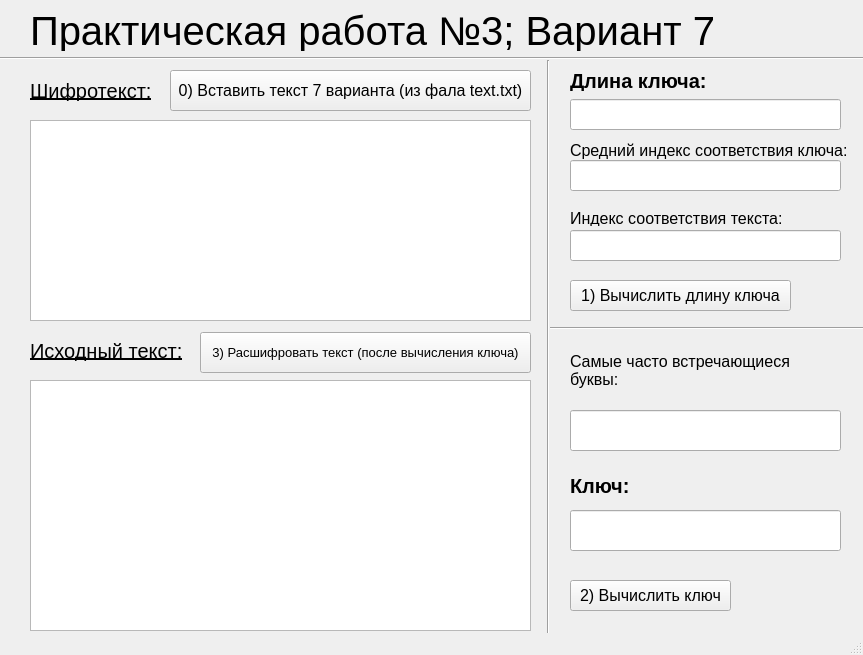
<?xml version="1.0" encoding="UTF-8"?>
<ui version="4.0">
 <class>MainWindow</class>
 <widget class="QMainWindow" name="MainWindow">
  <property name="geometry">
   <rect>
    <x>0</x>
    <y>0</y>
    <width>863</width>
    <height>655</height>
   </rect>
  </property>
  <property name="windowTitle">
   <string>MainWindow</string>
  </property>
  <widget class="QWidget" name="centralwidget">
   <widget class="QPushButton" name="pushButtonCalcKeyLength">
    <property name="geometry">
     <rect>
      <x>570</x>
      <y>280</y>
      <width>221</width>
      <height>31</height>
     </rect>
    </property>
    <property name="font">
     <font>
      <pointsize>12</pointsize>
     </font>
    </property>
    <property name="text">
     <string>1) Вычислить длину ключа</string>
    </property>
   </widget>
   <widget class="QPushButton" name="pushButtonEnterText">
    <property name="geometry">
     <rect>
      <x>170</x>
      <y>70</y>
      <width>361</width>
      <height>41</height>
     </rect>
    </property>
    <property name="font">
     <font>
      <pointsize>12</pointsize>
     </font>
    </property>
    <property name="text">
     <string>0) Вставить текст 7 варианта (из фала text.txt)</string>
    </property>
   </widget>
   <widget class="QTextEdit" name="textEdit">
    <property name="geometry">
     <rect>
      <x>30</x>
      <y>120</y>
      <width>501</width>
      <height>201</height>
     </rect>
    </property>
   </widget>
   <widget class="QLabel" name="label">
    <property name="geometry">
     <rect>
      <x>30</x>
      <y>10</y>
      <width>741</width>
      <height>41</height>
     </rect>
    </property>
    <property name="font">
     <font>
      <pointsize>30</pointsize>
     </font>
    </property>
    <property name="text">
     <string>Практическая работа №3; Вариант 7</string>
    </property>
   </widget>
   <widget class="QLabel" name="label_2">
    <property name="geometry">
     <rect>
      <x>30</x>
      <y>80</y>
      <width>161</width>
      <height>21</height>
     </rect>
    </property>
    <property name="font">
     <font>
      <pointsize>15</pointsize>
      <weight>50</weight>
      <italic>false</italic>
      <bold>false</bold>
      <underline>true</underline>
      <strikeout>false</strikeout>
     </font>
    </property>
    <property name="text">
     <string>Шифротекст:</string>
    </property>
   </widget>
   <widget class="Line" name="line">
    <property name="geometry">
     <rect>
      <x>0</x>
      <y>50</y>
      <width>871</width>
      <height>16</height>
     </rect>
    </property>
    <property name="orientation">
     <enum>Qt::Horizontal</enum>
    </property>
   </widget>
   <widget class="Line" name="line_2">
    <property name="geometry">
     <rect>
      <x>540</x>
      <y>60</y>
      <width>16</width>
      <height>611</height>
     </rect>
    </property>
    <property name="orientation">
     <enum>Qt::Vertical</enum>
    </property>
   </widget>
   <widget class="QLabel" name="label_3">
    <property name="geometry">
     <rect>
      <x>570</x>
      <y>70</y>
      <width>151</width>
      <height>21</height>
     </rect>
    </property>
    <property name="font">
     <font>
      <pointsize>15</pointsize>
      <weight>75</weight>
      <bold>true</bold>
     </font>
    </property>
    <property name="text">
     <string>Длина ключа:</string>
    </property>
   </widget>
   <widget class="QLineEdit" name="keyLengthLine">
    <property name="enabled">
     <bool>true</bool>
    </property>
    <property name="geometry">
     <rect>
      <x>570</x>
      <y>99</y>
      <width>271</width>
      <height>31</height>
     </rect>
    </property>
    <property name="font">
     <font>
      <pointsize>12</pointsize>
     </font>
    </property>
    <property name="readOnly">
     <bool>true</bool>
    </property>
   </widget>
   <widget class="QLabel" name="label_4">
    <property name="geometry">
     <rect>
      <x>570</x>
      <y>140</y>
      <width>281</width>
      <height>21</height>
     </rect>
    </property>
    <property name="font">
     <font>
      <pointsize>12</pointsize>
     </font>
    </property>
    <property name="text">
     <string>Средний индекс соответствия ключа:</string>
    </property>
   </widget>
   <widget class="QLineEdit" name="keyIndexLine">
    <property name="geometry">
     <rect>
      <x>570</x>
      <y>160</y>
      <width>271</width>
      <height>31</height>
     </rect>
    </property>
    <property name="font">
     <font>
      <pointsize>12</pointsize>
     </font>
    </property>
    <property name="readOnly">
     <bool>true</bool>
    </property>
   </widget>
   <widget class="QLabel" name="label_5">
    <property name="geometry">
     <rect>
      <x>570</x>
      <y>210</y>
      <width>221</width>
      <height>16</height>
     </rect>
    </property>
    <property name="font">
     <font>
      <pointsize>12</pointsize>
     </font>
    </property>
    <property name="text">
     <string>Индекс соответствия текста:</string>
    </property>
   </widget>
   <widget class="QLineEdit" name="textIndexLine">
    <property name="geometry">
     <rect>
      <x>570</x>
      <y>230</y>
      <width>271</width>
      <height>31</height>
     </rect>
    </property>
    <property name="font">
     <font>
      <pointsize>12</pointsize>
     </font>
    </property>
    <property name="readOnly">
     <bool>true</bool>
    </property>
   </widget>
   <widget class="Line" name="line_3">
    <property name="geometry">
     <rect>
      <x>550</x>
      <y>320</y>
      <width>341</width>
      <height>16</height>
     </rect>
    </property>
    <property name="orientation">
     <enum>Qt::Horizontal</enum>
    </property>
   </widget>
   <widget class="QLabel" name="label_6">
    <property name="geometry">
     <rect>
      <x>570</x>
      <y>470</y>
      <width>71</width>
      <height>31</height>
     </rect>
    </property>
    <property name="font">
     <font>
      <pointsize>15</pointsize>
      <weight>75</weight>
      <bold>true</bold>
     </font>
    </property>
    <property name="text">
     <string>Ключ:</string>
    </property>
   </widget>
   <widget class="QLineEdit" name="keyLine">
    <property name="geometry">
     <rect>
      <x>570</x>
      <y>510</y>
      <width>271</width>
      <height>41</height>
     </rect>
    </property>
    <property name="font">
     <font>
      <pointsize>12</pointsize>
     </font>
    </property>
   </widget>
   <widget class="QTextEdit" name="encodedText">
    <property name="geometry">
     <rect>
      <x>30</x>
      <y>380</y>
      <width>501</width>
      <height>251</height>
     </rect>
    </property>
   </widget>
   <widget class="QLabel" name="label_7">
    <property name="geometry">
     <rect>
      <x>30</x>
      <y>340</y>
      <width>231</width>
      <height>21</height>
     </rect>
    </property>
    <property name="font">
     <font>
      <pointsize>15</pointsize>
      <underline>true</underline>
      <strikeout>false</strikeout>
     </font>
    </property>
    <property name="text">
     <string>Исходный текст:</string>
    </property>
   </widget>
   <widget class="QPushButton" name="pushButtonEncode">
    <property name="geometry">
     <rect>
      <x>200</x>
      <y>332</y>
      <width>331</width>
      <height>41</height>
     </rect>
    </property>
    <property name="font">
     <font>
      <pointsize>10</pointsize>
     </font>
    </property>
    <property name="text">
     <string>3) Расшифровать текст (после вычисления ключа)</string>
    </property>
   </widget>
   <widget class="QPushButton" name="pushButtonCalcKey">
    <property name="geometry">
     <rect>
      <x>570</x>
      <y>580</y>
      <width>161</width>
      <height>31</height>
     </rect>
    </property>
    <property name="font">
     <font>
      <pointsize>12</pointsize>
     </font>
    </property>
    <property name="text">
     <string>2) Вычислить ключ</string>
    </property>
   </widget>
   <widget class="QLabel" name="label_8">
    <property name="geometry">
     <rect>
      <x>570</x>
      <y>350</y>
      <width>241</width>
      <height>41</height>
     </rect>
    </property>
    <property name="font">
     <font>
      <pointsize>12</pointsize>
     </font>
    </property>
    <property name="text">
     <string>Самые часто встречающиеся
буквы:</string>
    </property>
   </widget>
   <widget class="QLineEdit" name="mostCountedLine">
    <property name="geometry">
     <rect>
      <x>570</x>
      <y>410</y>
      <width>271</width>
      <height>41</height>
     </rect>
    </property>
    <property name="font">
     <font>
      <pointsize>12</pointsize>
     </font>
    </property>
   </widget>
  </widget>
  <widget class="QStatusBar" name="statusbar"/>
 </widget>
 <resources/>
 <connections/>
</ui>
